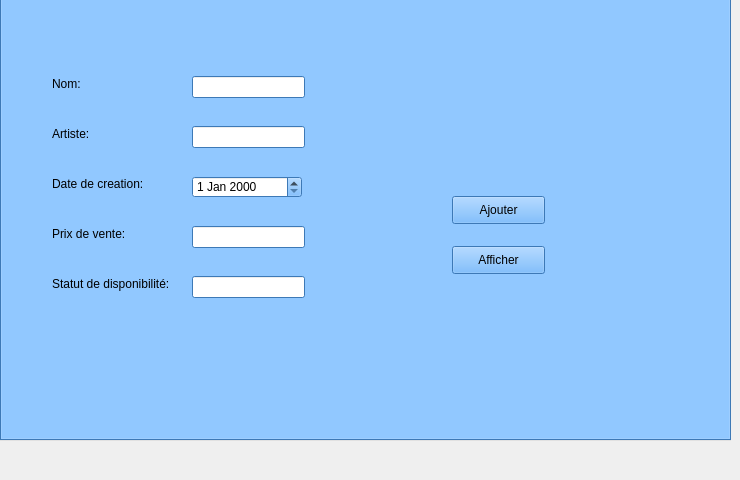
    <widget class="QWidget" name="ajout">
     <attribute name="title">
      <string>Nouvel tableau</string>
     </attribute>
     <widget class="QLineEdit" name="lineEdit">
      <property name="geometry">
       <rect>
        <x>170</x>
        <y>110</y>
        <width>113</width>
        <height>22</height>
       </rect>
      </property>
     </widget>
     <widget class="QLineEdit" name="lineEdit_3">
      <property name="geometry">
       <rect>
        <x>170</x>
        <y>160</y>
        <width>113</width>
        <height>22</height>
       </rect>
      </property>
     </widget>
     <widget class="QLineEdit" name="lineEdit_4">
      <property name="geometry">
       <rect>
        <x>170</x>
        <y>260</y>
        <width>113</width>
        <height>22</height>
       </rect>
      </property>
     </widget>
     <widget class="QDateEdit" name="dateEdit">
      <property name="geometry">
       <rect>
        <x>170</x>
        <y>210</y>
        <width>110</width>
        <height>22</height>
       </rect>
      </property>
     </widget>
     <widget class="QLineEdit" name="lineEdit_5">
      <property name="geometry">
       <rect>
        <x>170</x>
        <y>310</y>
        <width>113</width>
        <height>22</height>
       </rect>
      </property>
     </widget>
     <widget class="QLabel" name="label">
      <property name="geometry">
       <rect>
        <x>20</x>
        <y>110</y>
        <width>56</width>
        <height>16</height>
       </rect>
      </property>
      <property name="text">
       <string>ID:</string>
      </property>
     </widget>
     <widget class="QLabel" name="label_3">
      <property name="geometry">
       <rect>
        <x>20</x>
        <y>160</y>
        <width>56</width>
        <height>16</height>
       </rect>
      </property>
      <property name="text">
       <string>Artiste:</string>
      </property>
     </widget>
     <widget class="QLabel" name="label_4">
      <property name="geometry">
       <rect>
        <x>20</x>
        <y>210</y>
        <width>111</width>
        <height>16</height>
       </rect>
      </property>
      <property name="text">
       <string>Date de creation:</string>
      </property>
     </widget>
     <widget class="QLabel" name="label_5">
      <property name="geometry">
       <rect>
        <x>20</x>
        <y>310</y>
        <width>141</width>
        <height>16</height>
       </rect>
      </property>
      <property name="text">
       <string>Statut de disponibilité:</string>
      </property>
     </widget>
     <widget class="QLabel" name="label_6">
      <property name="geometry">
       <rect>
        <x>20</x>
        <y>260</y>
        <width>111</width>
        <height>16</height>
       </rect>
      </property>
      <property name="text">
       <string>Prix de vente:</string>
      </property>
     </widget>
     <widget class="QTabWidget" name="tabWidget_3">
      <property name="geometry">
       <rect>
        <x>0</x>
        <y>-30</y>
        <width>731</width>
        <height>471</height>
       </rect>
      </property>
      <property name="palette">
       <palette>
        <active>
         <colorrole role="WindowText">
          <brush brushstyle="SolidPattern">
           <color alpha="255">
            <red>0</red>
            <green>0</green>
            <blue>0</blue>
           </color>
          </brush>
         </colorrole>
         <colorrole role="Button">
          <brush brushstyle="SolidPattern">
           <color alpha="255">
            <red>85</red>
            <green>170</green>
            <blue>255</blue>
           </color>
          </brush>
         </colorrole>
         <colorrole role="Light">
          <brush brushstyle="SolidPattern">
           <color alpha="255">
            <red>213</red>
            <green>234</green>
            <blue>255</blue>
           </color>
          </brush>
         </colorrole>
         <colorrole role="Midlight">
          <brush brushstyle="SolidPattern">
           <color alpha="255">
            <red>149</red>
            <green>202</green>
            <blue>255</blue>
           </color>
          </brush>
         </colorrole>
         <colorrole role="Dark">
          <brush brushstyle="SolidPattern">
           <color alpha="255">
            <red>42</red>
            <green>85</green>
            <blue>127</blue>
           </color>
          </brush>
         </colorrole>
         <colorrole role="Mid">
          <brush brushstyle="SolidPattern">
           <color alpha="255">
            <red>56</red>
            <green>113</green>
            <blue>170</blue>
           </color>
          </brush>
         </colorrole>
         <colorrole role="Text">
          <brush brushstyle="SolidPattern">
           <color alpha="255">
            <red>0</red>
            <green>0</green>
            <blue>0</blue>
           </color>
          </brush>
         </colorrole>
         <colorrole role="BrightText">
          <brush brushstyle="SolidPattern">
           <color alpha="255">
            <red>255</red>
            <green>255</green>
            <blue>255</blue>
           </color>
          </brush>
         </colorrole>
         <colorrole role="ButtonText">
          <brush brushstyle="SolidPattern">
           <color alpha="255">
            <red>0</red>
            <green>0</green>
            <blue>0</blue>
           </color>
          </brush>
         </colorrole>
         <colorrole role="Base">
          <brush brushstyle="SolidPattern">
           <color alpha="255">
            <red>255</red>
            <green>255</green>
            <blue>255</blue>
           </color>
          </brush>
         </colorrole>
         <colorrole role="Window">
          <brush brushstyle="SolidPattern">
           <color alpha="255">
            <red>85</red>
            <green>170</green>
            <blue>255</blue>
           </color>
          </brush>
         </colorrole>
         <colorrole role="Shadow">
          <brush brushstyle="SolidPattern">
           <color alpha="255">
            <red>0</red>
            <green>0</green>
            <blue>0</blue>
           </color>
          </brush>
         </colorrole>
         <colorrole role="AlternateBase">
          <brush brushstyle="SolidPattern">
           <color alpha="255">
            <red>170</red>
            <green>212</green>
            <blue>255</blue>
           </color>
          </brush>
         </colorrole>
         <colorrole role="ToolTipBase">
          <brush brushstyle="SolidPattern">
           <color alpha="255">
            <red>255</red>
            <green>255</green>
            <blue>220</blue>
           </color>
          </brush>
         </colorrole>
         <colorrole role="ToolTipText">
          <brush brushstyle="SolidPattern">
           <color alpha="255">
            <red>0</red>
            <green>0</green>
            <blue>0</blue>
           </color>
          </brush>
         </colorrole>
         <colorrole role="PlaceholderText">
          <brush brushstyle="SolidPattern">
           <color alpha="128">
            <red>0</red>
            <green>0</green>
            <blue>0</blue>
           </color>
          </brush>
         </colorrole>
        </active>
        <inactive>
         <colorrole role="WindowText">
          <brush brushstyle="SolidPattern">
           <color alpha="255">
            <red>0</red>
            <green>0</green>
            <blue>0</blue>
           </color>
          </brush>
         </colorrole>
         <colorrole role="Button">
          <brush brushstyle="SolidPattern">
           <color alpha="255">
            <red>85</red>
            <green>170</green>
            <blue>255</blue>
           </color>
          </brush>
         </colorrole>
         <colorrole role="Light">
          <brush brushstyle="SolidPattern">
           <color alpha="255">
            <red>213</red>
            <green>234</green>
            <blue>255</blue>
           </color>
          </brush>
         </colorrole>
         <colorrole role="Midlight">
          <brush brushstyle="SolidPattern">
           <color alpha="255">
            <red>149</red>
            <green>202</green>
            <blue>255</blue>
           </color>
          </brush>
         </colorrole>
         <colorrole role="Dark">
          <brush brushstyle="SolidPattern">
           <color alpha="255">
            <red>42</red>
            <green>85</green>
            <blue>127</blue>
           </color>
          </brush>
         </colorrole>
         <colorrole role="Mid">
          <brush brushstyle="SolidPattern">
           <color alpha="255">
            <red>56</red>
            <green>113</green>
            <blue>170</blue>
           </color>
          </brush>
         </colorrole>
         <colorrole role="Text">
          <brush brushstyle="SolidPattern">
           <color alpha="255">
            <red>0</red>
            <green>0</green>
            <blue>0</blue>
           </color>
          </brush>
         </colorrole>
         <colorrole role="BrightText">
          <brush brushstyle="SolidPattern">
           <color alpha="255">
            <red>255</red>
            <green>255</green>
            <blue>255</blue>
           </color>
          </brush>
         </colorrole>
         <colorrole role="ButtonText">
          <brush brushstyle="SolidPattern">
           <color alpha="255">
            <red>0</red>
            <green>0</green>
            <blue>0</blue>
           </color>
          </brush>
         </colorrole>
         <colorrole role="Base">
          <brush brushstyle="SolidPattern">
           <color alpha="255">
            <red>255</red>
            <green>255</green>
            <blue>255</blue>
           </color>
          </brush>
         </colorrole>
         <colorrole role="Window">
          <brush brushstyle="SolidPattern">
           <color alpha="255">
            <red>85</red>
            <green>170</green>
            <blue>255</blue>
           </color>
          </brush>
         </colorrole>
         <colorrole role="Shadow">
          <brush brushstyle="SolidPattern">
           <color alpha="255">
            <red>0</red>
            <green>0</green>
            <blue>0</blue>
           </color>
          </brush>
         </colorrole>
         <colorrole role="AlternateBase">
          <brush brushstyle="SolidPattern">
           <color alpha="255">
            <red>170</red>
            <green>212</green>
            <blue>255</blue>
           </color>
          </brush>
         </colorrole>
         <colorrole role="ToolTipBase">
          <brush brushstyle="SolidPattern">
           <color alpha="255">
            <red>255</red>
            <green>255</green>
            <blue>220</blue>
           </color>
          </brush>
         </colorrole>
         <colorrole role="ToolTipText">
          <brush brushstyle="SolidPattern">
           <color alpha="255">
            <red>0</red>
            <green>0</green>
            <blue>0</blue>
           </color>
          </brush>
         </colorrole>
         <colorrole role="PlaceholderText">
          <brush brushstyle="SolidPattern">
           <color alpha="128">
            <red>0</red>
            <green>0</green>
            <blue>0</blue>
           </color>
          </brush>
         </colorrole>
        </inactive>
        <disabled>
         <colorrole role="WindowText">
          <brush brushstyle="SolidPattern">
           <color alpha="255">
            <red>42</red>
            <green>85</green>
            <blue>127</blue>
           </color>
          </brush>
         </colorrole>
         <colorrole role="Button">
          <brush brushstyle="SolidPattern">
           <color alpha="255">
            <red>85</red>
            <green>170</green>
            <blue>255</blue>
           </color>
          </brush>
         </colorrole>
         <colorrole role="Light">
          <brush brushstyle="SolidPattern">
           <color alpha="255">
            <red>213</red>
            <green>234</green>
            <blue>255</blue>
           </color>
          </brush>
         </colorrole>
         <colorrole role="Midlight">
          <brush brushstyle="SolidPattern">
           <color alpha="255">
            <red>149</red>
            <green>202</green>
            <blue>255</blue>
           </color>
          </brush>
         </colorrole>
         <colorrole role="Dark">
          <brush brushstyle="SolidPattern">
           <color alpha="255">
            <red>42</red>
            <green>85</green>
            <blue>127</blue>
           </color>
          </brush>
         </colorrole>
         <colorrole role="Mid">
          <brush brushstyle="SolidPattern">
           <color alpha="255">
            <red>56</red>
            <green>113</green>
            <blue>170</blue>
           </color>
          </brush>
         </colorrole>
         <colorrole role="Text">
          <brush brushstyle="SolidPattern">
           <color alpha="255">
            <red>42</red>
            <green>85</green>
            <blue>127</blue>
           </color>
          </brush>
         </colorrole>
         <colorrole role="BrightText">
          <brush brushstyle="SolidPattern">
           <color alpha="255">
            <red>255</red>
            <green>255</green>
            <blue>255</blue>
           </color>
          </brush>
         </colorrole>
         <colorrole role="ButtonText">
          <brush brushstyle="SolidPattern">
           <color alpha="255">
            <red>42</red>
            <green>85</green>
            <blue>127</blue>
           </color>
          </brush>
         </colorrole>
         <colorrole role="Base">
          <brush brushstyle="SolidPattern">
           <color alpha="255">
            <red>85</red>
            <green>170</green>
            <blue>255</blue>
           </color>
          </brush>
         </colorrole>
         <colorrole role="Window">
          <brush brushstyle="SolidPattern">
           <color alpha="255">
            <red>85</red>
            <green>170</green>
            <blue>255</blue>
           </color>
          </brush>
         </colorrole>
         <colorrole role="Shadow">
          <brush brushstyle="SolidPattern">
           <color alpha="255">
            <red>0</red>
            <green>0</green>
            <blue>0</blue>
           </color>
          </brush>
         </colorrole>
         <colorrole role="AlternateBase">
          <brush brushstyle="SolidPattern">
           <color alpha="255">
            <red>85</red>
            <green>170</green>
            <blue>255</blue>
           </color>
          </brush>
         </colorrole>
         <colorrole role="ToolTipBase">
          <brush brushstyle="SolidPattern">
           <color alpha="255">
            <red>255</red>
            <green>255</green>
            <blue>220</blue>
           </color>
          </brush>
         </colorrole>
         <colorrole role="ToolTipText">
          <brush brushstyle="SolidPattern">
           <color alpha="255">
            <red>0</red>
            <green>0</green>
            <blue>0</blue>
           </color>
          </brush>
         </colorrole>
         <colorrole role="PlaceholderText">
          <brush brushstyle="SolidPattern">
           <color alpha="128">
            <red>0</red>
            <green>0</green>
            <blue>0</blue>
           </color>
          </brush>
         </colorrole>
        </disabled>
       </palette>
      </property>
      <property name="currentIndex">
       <number>0</number>
      </property>
      <widget class="QWidget" name="ajout_2">
       <attribute name="title">
        <string>Nouvel tableau</string>
       </attribute>
       <widget class="QLineEdit" name="le_nom">
        <property name="geometry">
         <rect>
          <x>190</x>
          <y>80</y>
          <width>113</width>
          <height>22</height>
         </rect>
        </property>
       </widget>
       <widget class="QLineEdit" name="le_artiste">
        <property name="geometry">
         <rect>
          <x>190</x>
          <y>130</y>
          <width>113</width>
          <height>22</height>
         </rect>
        </property>
       </widget>
       <widget class="QLineEdit" name="le_prix">
        <property name="geometry">
         <rect>
          <x>190</x>
          <y>230</y>
          <width>113</width>
          <height>22</height>
         </rect>
        </property>
       </widget>
       <widget class="QDateEdit" name="de_date">
        <property name="geometry">
         <rect>
          <x>190</x>
          <y>180</y>
          <width>110</width>
          <height>22</height>
         </rect>
        </property>
       </widget>
       <widget class="QLineEdit" name="le_statut">
        <property name="geometry">
         <rect>
          <x>190</x>
          <y>280</y>
          <width>113</width>
          <height>22</height>
         </rect>
        </property>
       </widget>
       <widget class="QLabel" name="label_8">
        <property name="geometry">
         <rect>
          <x>50</x>
          <y>180</y>
          <width>111</width>
          <height>16</height>
         </rect>
        </property>
        <property name="text">
         <string>Date de creation:</string>
        </property>
       </widget>
       <widget class="QLabel" name="label_9">
        <property name="geometry">
         <rect>
          <x>50</x>
          <y>280</y>
          <width>141</width>
          <height>16</height>
         </rect>
        </property>
        <property name="text">
         <string>Statut de disponibilité:</string>
        </property>
       </widget>
       <widget class="QLabel" name="label_10">
        <property name="geometry">
         <rect>
          <x>50</x>
          <y>230</y>
          <width>111</width>
          <height>16</height>
         </rect>
        </property>
        <property name="text">
         <string>Prix de vente:</string>
        </property>
       </widget>
       <widget class="QLabel" name="label_11">
        <property name="geometry">
         <rect>
          <x>50</x>
          <y>130</y>
          <width>56</width>
          <height>16</height>
         </rect>
        </property>
        <property name="text">
         <string>Artiste:</string>
        </property>
       </widget>
       <widget class="QLabel" name="label_12">
        <property name="geometry">
         <rect>
          <x>50</x>
          <y>80</y>
          <width>56</width>
          <height>16</height>
         </rect>
        </property>
        <property name="text">
         <string>Nom:</string>
        </property>
       </widget>
       <widget class="QPushButton" name="pb_ajouter">
        <property name="geometry">
         <rect>
          <x>450</x>
          <y>200</y>
          <width>93</width>
          <height>28</height>
         </rect>
        </property>
        <property name="text">
         <string>Ajouter</string>
        </property>
       </widget>
       <widget class="QPushButton" name="pb_afficher">
        <property name="geometry">
         <rect>
          <x>450</x>
          <y>250</y>
          <width>93</width>
          <height>28</height>
         </rect>
        </property>
        <property name="text">
         <string>Afficher</string>
        </property>
       </widget>
      </widget>
      <widget class="QWidget" name="tab_5">
       <attribute name="title">
        <string>Consulter la liste</string>
       </attribute>
       <widget class="QTabWidget" name="tabWidget_4">
        <property name="geometry">
         <rect>
          <x>80</x>
          <y>60</y>
          <width>611</width>
          <height>291</height>
         </rect>
        </property>
        <widget class="QWidget" name="tab_6">
         <attribute name="title">
          <string>Tab 1</string>
         </attribute>
        </widget>
        <widget class="QWidget" name="tab_7">
         <attribute name="title">
          <string>Tab 2</string>
         </attribute>
        </widget>
       </widget>
      </widget>
      <widget class="QWidget" name="tab_8">
       <attribute name="title">
        <string>Eliminer un tableau</string>
       </attribute>
      </widget>
     </widget>
    </widget>
